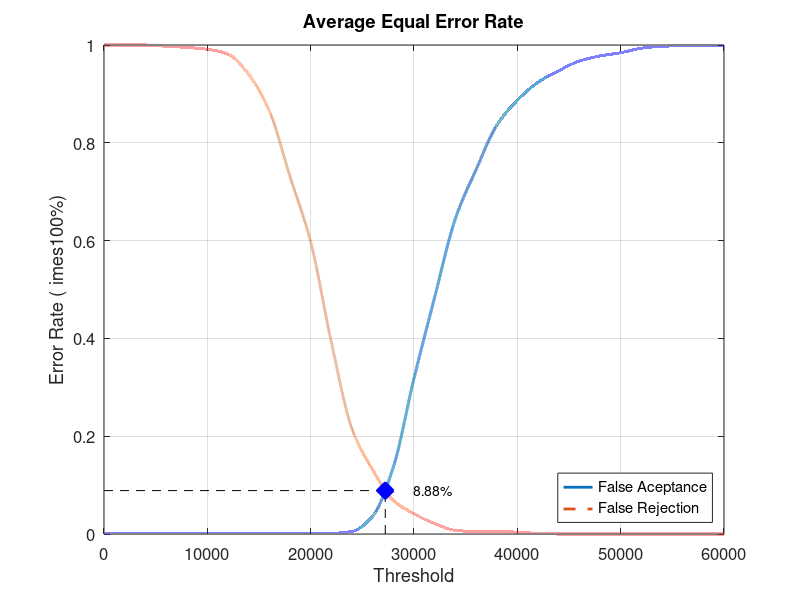
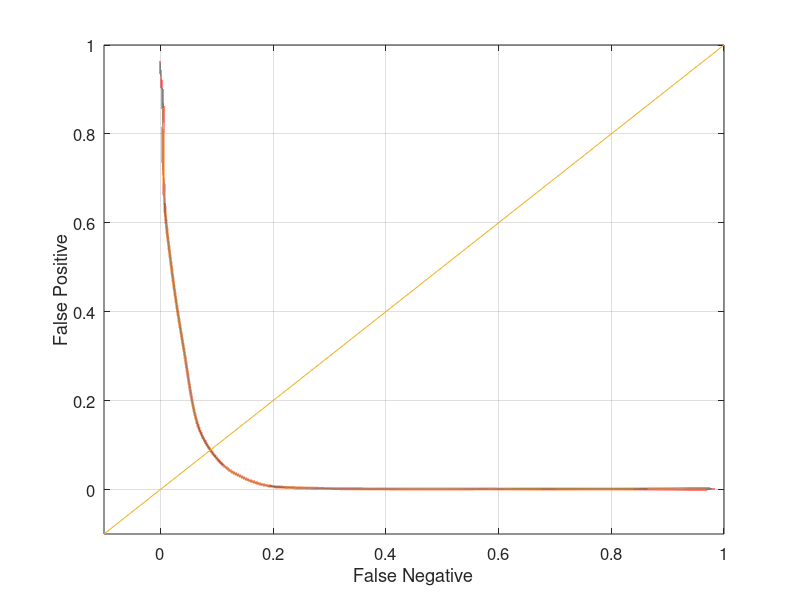

MATLAB code to generate these figures, in order:
close all;
clear;
clc;
x = 0:2000:60000;
xq = 0:0.5:60000;

y0 = [0 0.00131579 0.00131579 0.00131579 0.00131579 0.00131579 0.00131579 0.00131579 0.00131579 0.00131579 0.00131579 0.00131579 0.00526316 0.0368421 0.136842 0.318421 0.48421 0.644737 0.744737 0.835526 0.886842 0.923684 0.947368 0.967105 0.977632 0.98421 0.993421 0.997368 0.998684 0.998684 1]
yy0 = interp1(x, y0, xq, 'pchip');
y1 = [1 1 1 0.9975 0.995 0.99125 0.98125 0.94 0.865 0.73125 0.5975 0.3925 0.215 0.13125 0.06875 0.04125 0.02125 0.0075 0.005 0.005 0.00375 0.00125 0 0 0 0 0 0 0 0 0]
yy1 = interp1(x, y1, xq, 'pchip');

% Calculating EER: 
y2 = abs(y0 - y1);
find(y2 == min(y2))
yy2 = abs(yy0 - yy1);
xEER = find(yy2 == min(yy2));
xEERIndex = xq(xEER) % X-axis EER
yEER = yy0(xEER) % Y-axis EER

main = figure
plot(xq, yy0,'-','LineWidth', 2);	hold on
plot(xq, yy1,'--','LineWidth', 2);	hold on
plot([xEERIndex xEERIndex], [0 yEER], 'k--');	hold on
plot([0 xEERIndex], [yEER yEER], 'k--');	hold on
plot(xEERIndex, yEER, 'bx', 'LineWidth', 10);	hold on
text(xEERIndex + 10 * xEERIndex / 100, yEER, [num2str(round((10000 * yEER)) / 100) '%'])
legend('False Aceptance', 'False Rejection', 'Location', 'SouthEast')
xlabel('Threshold')
ylabel('Error Rate (	imes100%)')
title('Average Equal Error Rate')
set(gca, 'FontSize', 12)
axis([0 60000 0 1])
grid on

print(main, 'Experiment4AverageMain', '-dpng');
FNRxFPR = figure('Color', [1 1 1]);
plot(yy1, yy0, '-', yy1, yy0, 'LineWidth', 2);
hold on
y = -0.1:0.1:1
plot(y, y); 
set(gca, 'FontSize', 12)
xlabel('False Negative')
ylabel('False Positive')
axis([-0.1 1 -0.1 1])
set(gca, 'FontSize', 12)
grid on

print(FNRxFPR, 'Experiment4AverageFNRxFPR','-dpng');
